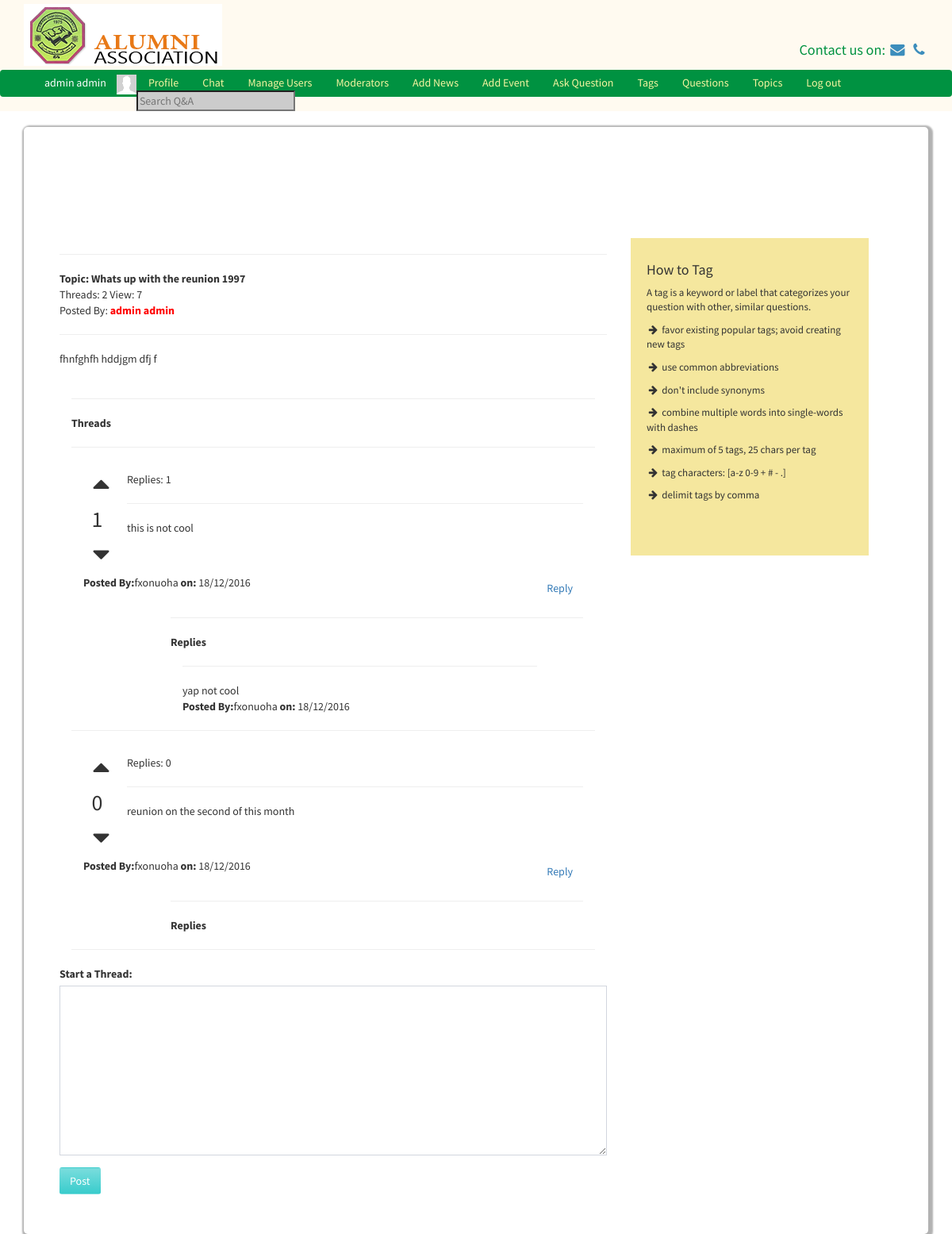
The app's page /viewTopic.php?id=1 (signed in) with its own data.
### tables this page shows
CREATE TABLE `users` (
  `id` int(11) NOT NULL,
  `first_name` varchar(255) NOT NULL,
  `last_name` varchar(255) NOT NULL,
  `username` varchar(255) NOT NULL,
  `password` varchar(255) NOT NULL,
  `salt` varchar(64) NOT NULL,
  `email` varchar(255) NOT NULL,
  `user_type` int(11) NOT NULL,
  `profile_picture` varchar(1024) NOT NULL,
  `online` int(11) NOT NULL DEFAULT '0',
  `year_of_graduation` varchar(255) DEFAULT NULL,
  `phone_number` varchar(255) DEFAULT NULL,
  `place_of_work` text,
  `department` text,
  `address` text
);

CREATE TABLE `topic` (
  `id` int(11) NOT NULL,
  `name` varchar(1024) NOT NULL,
  `description` text NOT NULL,
  `creator_id` int(11) NOT NULL,
  `create_time` varchar(1024) NOT NULL,
  `category_id` int(11) NOT NULL
);

CREATE TABLE `topic_views` (
  `id` int(11) NOT NULL,
  `topic_id` int(11) NOT NULL,
  `count` int(11) NOT NULL
);

CREATE TABLE `threads` (
  `id` int(11) NOT NULL,
  `creator_id` int(11) NOT NULL,
  `topic_id` int(11) NOT NULL,
  `create_time` int(11) NOT NULL,
  `comment` text NOT NULL,
  `votes` int(11) NOT NULL
);

CREATE TABLE `threads_reply` (
  `id` int(11) NOT NULL,
  `thread_id` int(11) NOT NULL,
  `reply` text NOT NULL,
  `create_time` varchar(255) NOT NULL,
  `creator_id` int(11) NOT NULL
);

### viewTopic.php (the view, shortened to what the rows shown need)
<?php
$views = new TopicViews();
$views->activeRecord()->relate(['topic_id'  =>  Input::get('id')]);
$count = $views->activeRecord()->data()->count;
$topics = new Topic();
$topics->activeRecord()->relate(['id'    =>  Input::get('id')]);
$all_threads = $topics->getThread();
?>
<body>
<?php
Template::start();
?>
<div class="row">
    <div class="container">
        <div class="question">
            <div class="col-md-12">
                <div class="question">
                    <div class="col-md-12">
                        <div class="col-md-8">
                            <hr>
                            <div class="view-question">
                                <?php
                                $creator = new User($topics->activeRecord()->data()->creator_id);
                                echo '<strong>Topic: '.$topics->activeRecord()->data()->name.'</strong>';
                                ?>
                                <div>
                                 Threads:   <?= $topics->getThreadCount($topics->activeRecord()->getId())?>
                                    View:   <?= $count?>
                                    <br> Posted By:    <strong style="color: red;"><span onmouseleave="name_out()" onmouseover="names_hover(this.id)" id="<?= $creator->activeRecord()->data()->id ?>"><?php
                                    echo $creator->activeRecord()->data()->first_name.' '.$creator->activeRecord()->data()->last_name
                                    ?></span></strong>
                                </div>
                            </div>
                            <hr>
                            <div class="description">
                                <?= $topics->activeRecord()->data()->description?>
                            </div>
                            <div class="feedback">
                                <div class="col-md-12">
                                </div>
                                <?php
                                foreach($all_threads as $post) {
                                    $u = new User();
                                    $u->activeRecord()->relate(['id' => $post->creator_id]);
                                    $reply = new ThreadsReply();
                                    $all_replies = $reply->getReplies($post->id);
                                    ?>
                                    <div class="col-md-12">
                                        <div class="col-md-1">
                                            <div class="arrow-up" id="<?= $post->id ?>" onclick="vote_up(this.id)">
                                                <i class="fa fa-caret-up fa-fw"></i>
                                            </div>
                                            <div class="votes" id="votes_<?= $post->id ?>">
                                                <?= $post->votes ?>
                                            </div>
                                            <div class="arrow-down" id="<?= $post->id ?>" onclick="vote_down(this.id)">
                                                <i class="fa fa-caret-down fa-fw"></i>
                                            </div>
                                        </div>
                                        <div class=" col-md-11">
                                            <div class="answer">
                                                <div>
                                                    Replies:   <?= $reply->getRepliesCount($post->id)?>
                                                </div>
                                                <hr>
                                                <?= $post->comment ?>
                                            </div>
                                        </div>
                                        <div class="col-md-12">
                                            <span
                                                class="pull-left"><strong>Posted By:</strong><span onmouseleave="name_out()" onmouseover="names_hover(this.id)" id="<?= $u->activeRecord()->data()->id ?>"><?= $u->activeRecord()->data()->username ?></span>
                                                <strong>on:  </strong><?= Date('d/m/Y', $post->create_time) ?></span>
                                            <button onclick="set_id(<?= $post->id ?>)" data-toggle="modal"
                                                    data-target="#exampleModal" class="btn btn-link pull-right">Reply
                                            </button>
                                        </div>
                                        <div class="col-md-10 col-md-offset-2">
                                            <div class="reply">
                                                <hr>
                                                <strong>Replies</strong>
                                                <?php
                                                foreach ($all_replies as $r){
                                                    $ru = new User();
                                                    $ru->activeRecord()->relate(['id'   =>  $r->creator_id]);
                                                    ?>
                                                    <div class=" col-md-11">
                                                        <hr>
                                                        <div class="answer">
                                                            <?= $r->reply ?>
                                                        </div>
                                                    </div>
                                                    <div class="col-md-12">
                                                    <span
                                                        class="pull-left"><strong>Posted By:</strong><span onmouseleave="name_out()" onmouseover="names_hover(this.id)" id="<?= $ru->activeRecord()->data()->id ?>"><?= $ru->activeRecord()->data()->username ?></span>
                                                        <strong>on:  </strong><?= Date('d/m/Y', $r->create_time) ?></span>
                                                    </div>
                                                    <?php
                                                }
                                                ?>
                                            </div>
                                        </div>
                                        <div class="clearfix"></div>
                                        <hr>
                                    </div>
                                    <?php
                                }
                                ?>
                            </div>
                            <div class="answer-the-question">
                                <form action="" method="post">
                                </form>
                            </div>
                        </div>
                    </div>
                </div>
            </div>
        </div>
    </div>
</div>
</body>

### classes/Template.php (shortened to what the rows shown need)
<?php
class Template
{
    public static function start(){
        $user = new User();
        echo '
        <div style="margin-bottom: 100px">
  <header style="position: fixed; top: 0; width: 100%; z-index: 200; background-color: floralwhite">
  <div class="container">
<div class="row">
    <div style="margin: 5px"></div>
    <div class="col-md-6"><img src="img/logo.png"></div>
    <div class="col-md-6">
        <div style="color: #009241; padding-top:45px; font-size: 1.3em" class="pull-right">Contact us on:
            <a href="mailto:ifo@cjinnovators.com"><i class="fa fa-fw fa-envelope"></i></a>
            <a href="tel:07037350494"><i class="fa fa-fw fa-phone"></i> </a>
        </div>
    </div>
</div>
</div>
<div style="margin: 5px"></div>
<nav class="navbar top-link" style="background-color:#009241; padding-bottom: 0; margin-bottom: 0 ">
    <div class="container-fluid" style="padding-bottom: 0; margin-bottom: 0" >
      ';
        if ($user->isLoggedIn()) {
            echo '
                <div class="chat-box">
                    <div onClick="$(\'.chat-box\').hide()" class="pull-right" style="cursor: pointer;">&times</div>
                    <div class="chatBoxBody">
                    </div>
                </div>
              <ul class="navbar-nav navbar-left top-link-links">
              <li style="color: #ffffff; margin-right: 13px;"> '.$user->activeRecord()->data()->first_name.' '.$user->activeRecord()->data()->last_name.' </li>
              <li><img src="'.$user->activeRecord()->data()->profile_picture.'" height="25px"></li>
          <li><a href="profile.php" class="navbar-link">Profile</a></li>
          <li><a id="chat-btn" style="cursor: pointer;" class="navbar-link">Chat</a></li>';
          if($user->isAdmin()){
         echo'
          <li><a href="manageUsers.php">Manage Users</a></li>
        <li><a href="moderator.php">Moderators</a></li>
        <li><a href="addnews.php">Add News</a></li>
        <li><a href="addevents.php">Add Event</a></li>
            ';
        }if ($user->isModerator()){
                echo '<li ><a href="categories.php">Manage Categories</a></li>';
            }
         echo '
            <li><a href="ask.php">Ask Question</a></li>
            <li><a href="tags.php">Tags</a></li>
            <li><a href="questions.php">Questions</a></li>
            <li><a href="topics.php">Topics</a></li>
          <li><a href="logout.php" class="navbar-link">Log out</a></li>
          <li><input type="text" id="search" class="nav-input" placeholder="Search Q&A"></li>
        </ul>
            ';
        }
        echo '
      </div>
    </nav>
  </header>
</div>
<div class="container">
        <div class="main-content">
<div class="row">
  <div class="container">
    <div class="">
    </div>
  </div>
</div>
        ';
    }
}

### records on screen
users: first_name "admin", last_name "admin", profile_picture (picture)
topic: name "Whats up with the reunion 1997", description "fhnfghfh hddjgm dfj f"
topic_views: count "7"
threads: votes "1", id "1", comment "this is not cool", creator.username "fxonuoha", create_time "18/12/2016"
threads_reply: reply "yap not cool", creator.username "fxonuoha", create_time "18/12/2016"
threads: votes "0", id "0", comment "reunion on the second of this month", creator.username "fxonuoha", create_time "18/12/2016"

### other values on screen
$topics->getThreadCount($topics->activeRecord()->getId()) "2"
